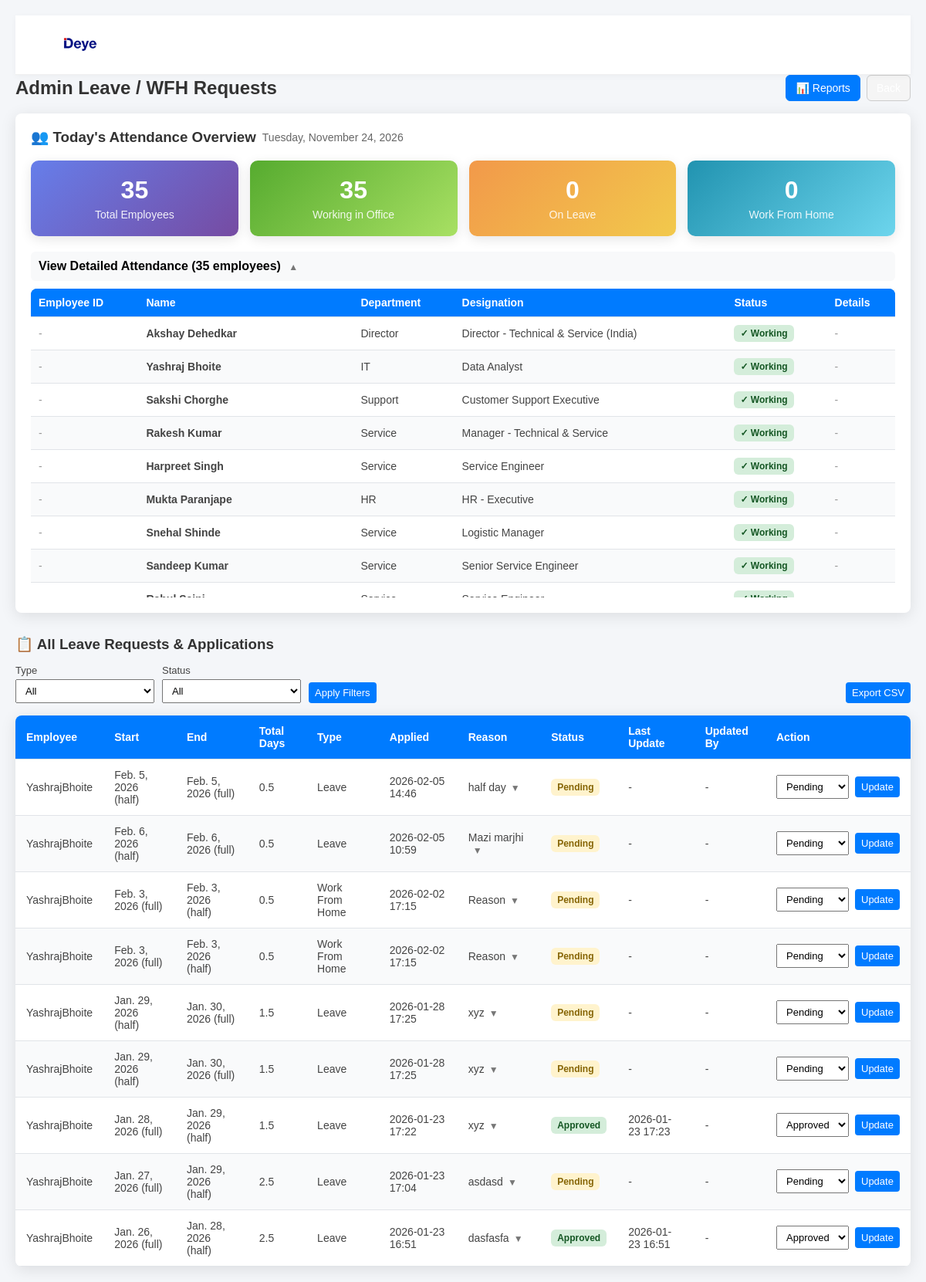
/leave/admin/ (signed in), run on an earlier commit of the app's database.
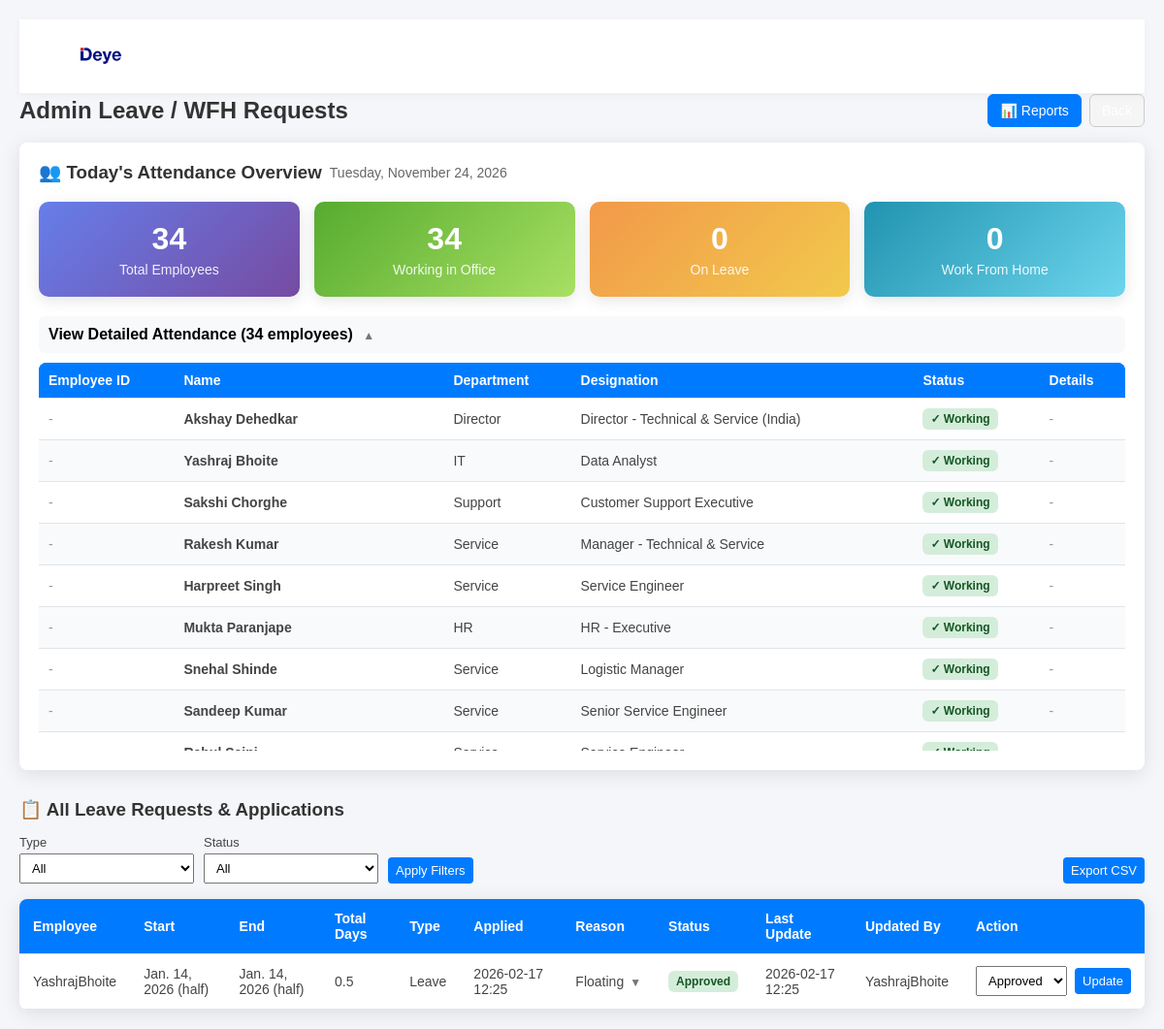
And on a later commit of the database.
### forms/models.py (models this page shows, shortened)
class UserProfile(models.Model):
    user = models.OneToOneField(User, on_delete=models.CASCADE, related_name='profile')
    employee_id = models.CharField(max_length=50, blank=True, help_text="Employee ID/Number")
    profile_photo = models.ImageField(upload_to='profile_photos/', blank=True, null=True, help_text="Profile Photo")
    date_of_birth = models.DateField(null=True, blank=True)
    joining_date = models.DateField(null=True, blank=True, help_text="Date of Joining")
    phone = models.CharField(max_length=15, blank=True)
    department = models.CharField(max_length=100, blank=True)
    designation = models.CharField(max_length=255, blank=True)
    manager = models.ForeignKey(User, on_delete=models.SET_NULL, null=True, blank=True, related_name='team_members', help_text="Manager of this user")
    location = models.CharField(max_length=255, blank=True)
    region = models.CharField(max_length=100, blank=True, help_text="Region/Territory")
    is_active = models.BooleanField(default=True, help_text="Is employee currently active")

class LeaveRequest(models.Model):
    LEAVE_STATUS_CHOICES = [
        ('pending', 'Pending'),
        ('approved', 'Approved'),
        ('rejected', 'Rejected'),
    ]
    LEAVE_TYPE_CHOICES = [
        ('leave', 'Leave'),
        ('wfh', 'Work From Home'),
    ]
    DAY_PORTION_CHOICES = [
        ('full', 'Full Day'),
        ('half', 'Half Day'),
    ]
    user = models.ForeignKey(User, on_delete=models.CASCADE)
    leave_type = models.CharField(max_length=20, choices=LEAVE_TYPE_CHOICES)
    start_date = models.DateField()
    end_date = models.DateField()
    start_breakdown = models.CharField(max_length=10, choices=DAY_PORTION_CHOICES, default='full')
    end_breakdown = models.CharField(max_length=10, choices=DAY_PORTION_CHOICES, default='full')
    reason = models.TextField(blank=True)
    status = models.CharField(max_length=20, choices=LEAVE_STATUS_CHOICES, default='pending')
    total_days = models.FloatField(default=0.0)
    applied_at = models.DateTimeField(auto_now_add=True)
    status_changed_at = models.DateTimeField(blank=True, null=True)
    status_changed_by = models.ForeignKey(User, on_delete=models.SET_NULL, null=True, blank=True, related_name='updated_leaves')

### forms/views.py (the view)
# urls.py: path('leave/admin/', views.leave_admin, name='leave_admin'),
@login_required
@user_passes_test(_is_admin)
def leave_admin(request):
    from django.contrib.auth.models import User
    leaves = LeaveRequest.objects.select_related('user', 'status_changed_by').order_by('-applied_at')
    status_filter = request.GET.get('status')
    type_filter = request.GET.get('type')
    if status_filter:
        leaves = leaves.filter(status=status_filter)
    if type_filter:
        leaves = leaves.filter(leave_type=type_filter)
    today = date.today()
    all_employees = User.objects.filter(is_active=True).select_related('profile')
    leaves_today = LeaveRequest.objects.filter(
        user__in=all_employees,
        status='approved',
        start_date__lte=today,
        end_date__gte=today
    ).select_related('user')
    leave_map = {leave.user.id: leave for leave in leaves_today}
    team_status = []
    for employee in all_employees:
        leave_today = leave_map.get(employee.id)
        if leave_today:
            if leave_today.leave_type == 'wfh':
                status = 'wfh'
                status_display = 'Work From Home'
                status_class = 'info'
            else:
                status = 'on_leave'
                status_display = 'On Leave'
                status_class = 'warning'
        else:
            status = 'working'
            status_display = 'Working'
            status_class = 'success'
        team_status.append({
            'user': employee,
            'status': status,
            'status_display': status_display,
            'status_class': status_class,
            'leave': leave_today
        })
    total_employees = len(team_status)
    working_count = sum(1 for t in team_status if t['status'] == 'working')
    on_leave_count = sum(1 for t in team_status if t['status'] == 'on_leave')
    wfh_count = sum(1 for t in team_status if t['status'] == 'wfh')
    return render(request, 'leave/admin_leave_list.html', {
        'leaves': leaves,
        'status_filter': status_filter or '',
        'type_filter': type_filter or '',
        'team_status': team_status,
        'total_employees': total_employees,
        'working_count': working_count,
        'on_leave_count': on_leave_count,
        'wfh_count': wfh_count,
        'today': today,
    })

### forms/views.py (called while the page is built)
def _is_admin(user):
    return user.is_authenticated and user.is_staff

### forms/templates/leave/admin_leave_list.html (shortened to what the changed rows need)
{% load static %}
<!DOCTYPE html>
<html lang="en">
<head>
</head>
<body>
    <div style="display:flex; justify-content:space-between; align-items:center; margin-bottom:16px;">
        <h2 style="margin:0;">Admin Leave / WFH Requests</h2>
    </div>
    <div style="background: white; padding: 20px; border-radius: 8px; margin-bottom: 20px; box-shadow: 0 4px 20px rgba(0,0,0,0.1);">
        <div style="display: grid; grid-template-columns: repeat(auto-fit, minmax(200px, 1fr)); gap: 15px; margin-bottom: 20px;">
            <div style="background: linear-gradient(135deg, #667eea 0%, #764ba2 100%); color: white; padding: 20px; border-radius: 10px; text-align: center; box-shadow: 0 4px 15px rgba(0, 0, 0, 0.1);">
                <div style="font-size: 32px; font-weight: bold; margin-bottom: 5px;">{{ total_employees }}</div>
                <div style="font-size: 14px; opacity: 0.9;">Total Employees</div>
            </div>
            <div style="background: linear-gradient(135deg, #56ab2f 0%, #a8e063 100%); color: white; padding: 20px; border-radius: 10px; text-align: center; box-shadow: 0 4px 15px rgba(0, 0, 0, 0.1);">
                <div style="font-size: 32px; font-weight: bold; margin-bottom: 5px;">{{ working_count }}</div>
                <div style="font-size: 14px; opacity: 0.9;">Working in Office</div>
            </div>
        </div>
        <details open>
            <summary style="cursor: pointer; font-weight: 600; padding: 10px; background: #f8f9fa; border-radius: 6px; margin-bottom: 10px;">
                View Detailed Attendance ({{ team_status|length }} employees)
            </summary>
            <div style="max-height: 400px; overflow-y: auto; margin-top: 10px;">
                <table style="width: 100%; border-collapse: collapse;">
                    <thead style="position: sticky; top: 0; background: #007bff; color: white; z-index: 10;">
                        <tr>
                            <th style="padding: 10px; text-align: left;">Employee ID</th>
                            <th style="padding: 10px; text-align: left;">Name</th>
                            <th style="padding: 10px; text-align: left;">Department</th>
                            <th style="padding: 10px; text-align: left;">Designation</th>
                            <th style="padding: 10px; text-align: left;">Status</th>
                            <th style="padding: 10px; text-align: left;">Details</th>
                        </tr>
                    </thead>
                    <tbody>
                        {% for member_status in team_status %}
                            <tr style="border-bottom: 1px solid #e1e4e8;">
                                <td style="padding: 10px;">
                                    {% if member_status.user.profile.employee_id %}
                                        {{ member_status.user.profile.employee_id }}
                                    {% else %}
                                        <span style="color: #999;">-</span>
                                    {% endif %}
                                </td>
                                <td style="padding: 10px;">
                                    <strong>{{ member_status.user.get_full_name|default:member_status.user.username }}</strong>
                                </td>
                                <td style="padding: 10px;">
                                    {% if member_status.user.profile.department %}
                                        {{ member_status.user.profile.department }}
                                    {% else %}
                                        <span style="color: #999;">-</span>
                                    {% endif %}
                                </td>
                                <td style="padding: 10px;">
                                    {% if member_status.user.profile.designation %}
                                        {{ member_status.user.profile.designation }}
                                    {% else %}
                                        <span style="color: #999;">-</span>
                                    {% endif %}
                                </td>
                                <td style="padding: 10px;">
                                    {% if member_status.status == 'working' %}
                                        <span class="badge" style="background-color: #d4edda; color: #155724;">✓ Working</span>
                                    {% elif member_status.status == 'on_leave' %}
                                        <span class="badge" style="background-color: #fff3cd; color: #856404;">⚠ On Leave</span>
                                    {% elif member_status.status == 'wfh' %}
                                        <span class="badge" style="background-color: #d1ecf1; color: #0c5460;">🏠 WFH</span>
                                    {% endif %}
                                </td>
                                <td style="padding: 10px;">
                                    {% if member_status.leave %}
                                        <div style="font-size: 12px; color: #666;">
                                            <strong>{{ member_status.leave.get_leave_type_display }}</strong><br>
                                            {{ member_status.leave.start_date|date:"d M" }} to {{ member_status.leave.end_date|date:"d M Y" }}
                                            {% if member_status.leave.reason %}
                                                <br>Reason: {{ member_status.leave.reason|truncatewords:10 }}
                                            {% endif %}
                                        </div>
                                    {% else %}
                                        <span style="color: #999;">-</span>
                                    {% endif %}
                                </td>
                            </tr>
                        {% endfor %}
                    </tbody>
                </table>
            </div>
        </details>
    </div>
    <table>
        <thead>
            <tr>
                <th>Employee</th>
                <th>Start</th>
                <th>End</th>
                <th>Total Days</th>
                <th>Type</th>
                <th>Applied</th>
                <th>Reason</th>
                <th>Status</th>
                <th>Last Update</th>
                <th>Updated By</th>
                <th>Action</th>
            </tr>
        </thead>
        <tbody>
            {% for leave in leaves %}
            <tr>
                <td>{{ leave.user.get_username }}</td>
                <td>{{ leave.start_date }} ({{ leave.start_breakdown }})</td>
                <td>{{ leave.end_date }} ({{ leave.end_breakdown }})</td>
                <td>{{ leave.total_days }}</td>
                <td>{{ leave.get_leave_type_display }}</td>
                <td>{{ leave.applied_at|date:"Y-m-d H:i" }}</td>
                <td>
                    {% if leave.reason %}
                        <details>
                            <summary>{{ leave.reason|truncatechars:40 }}</summary>
                        </details>
                    {% else %}
                        -
                    {% endif %}
                </td>
                <td>
                    <span class="badge {{ leave.status }}">
                        {{ leave.status|title }}
                    </span>
                </td>
                <td>{{ leave.status_changed_at|date:"Y-m-d H:i"|default:"-" }}</td>
                <td>
                    {% if leave.status_changed_by %}
                        {{ leave.status_changed_by.get_username }}
                    {% else %}
                        -
                    {% endif %}
                </td>
                <td>
                    <form method="post" action="{% url 'forms:update_leave_status' leave.id %}" class="inline">
                        <select name="status">
                            <option value="pending" {% if leave.status == 'pending' %}selected{% endif %}>Pending</option>
                            <option value="approved" {% if leave.status == 'approved' %}selected{% endif %}>Approved</option>
                        </select>
                        <button type="submit">Update</button>
                    </form>
                </td>
            </tr>
            {% empty %}
            <tr>
                <td colspan="11" style="text-align:center; padding:16px;">
                    No leave requests
                </td>
            </tr>
            {% endfor %}
        </tbody>
    </table>
</body>
</html>

What changed in the data, as far as the page shows it:
removed LeaveRequest: user.get_username "YashrajBhoite", start_date "Feb. 5, 2026", start_breakdown "half", end_date "Feb. 5, 2026", end_breakdown "full", total_days "0.5", leave_type "Leave", applied_at "2026-02-05 14:46", reason "half day", status "Pending", status_changed_at "-"
removed LeaveRequest: user.get_username "YashrajBhoite", start_date "Feb. 6, 2026", start_breakdown "half", end_date "Feb. 6, 2026", end_breakdown "full", total_days "0.5", leave_type "Leave", applied_at "2026-02-05 10:59", reason "Mazi marjhi", status "Pending", status_changed_at "-"
removed LeaveRequest: user.get_username "YashrajBhoite", start_date "Feb. 3, 2026", start_breakdown "full", end_date "Feb. 3, 2026", end_breakdown "half", total_days "0.5", leave_type "Work From Home", applied_at "2026-02-02 17:15", reason "Reason", status "Pending", status_changed_at "-"
removed LeaveRequest: user.get_username "YashrajBhoite", start_date "Feb. 3, 2026", start_breakdown "full", end_date "Feb. 3, 2026", end_breakdown "half", total_days "0.5", leave_type "Work From Home", applied_at "2026-02-02 17:15", reason "Reason", status "Pending", status_changed_at "-"
removed LeaveRequest: user.get_username "YashrajBhoite", start_date "Jan. 29, 2026", start_breakdown "half", end_date "Jan. 30, 2026", end_breakdown "full", total_days "1.5", leave_type "Leave", applied_at "2026-01-28 17:25", reason "xyz", status "Pending", status_changed_at "-"
removed LeaveRequest: user.get_username "YashrajBhoite", start_date "Jan. 29, 2026", start_breakdown "half", end_date "Jan. 30, 2026", end_breakdown "full", total_days "1.5", leave_type "Leave", applied_at "2026-01-28 17:25", reason "xyz", status "Pending", status_changed_at "-"
removed LeaveRequest: user.get_username "YashrajBhoite", start_date "Jan. 28, 2026", start_breakdown "full", end_date "Jan. 29, 2026", end_breakdown "half", total_days "1.5", leave_type "Leave", applied_at "2026-01-23 17:22", reason "xyz", status "Approved", status_changed_at "2026-01-23 17:23"
removed LeaveRequest: user.get_username "YashrajBhoite", start_date "Jan. 27, 2026", start_breakdown "full", end_date "Jan. 29, 2026", end_breakdown "half", total_days "2.5", leave_type "Leave", applied_at "2026-01-23 17:04", reason "asdasd", status "Pending", status_changed_at "-"
removed LeaveRequest: user.get_username "YashrajBhoite", start_date "Jan. 26, 2026", start_breakdown "full", end_date "Jan. 28, 2026", end_breakdown "half", total_days "2.5", leave_type "Leave", applied_at "2026-01-23 16:51", reason "dasfasfa", status "Approved", status_changed_at "2026-01-23 16:51"
added LeaveRequest: user.get_username "YashrajBhoite", start_date "Jan. 14, 2026", start_breakdown "half", end_date "Jan. 14, 2026", end_breakdown "half", total_days "0.5", leave_type "Leave", applied_at "2026-02-17 12:25", reason "Floating", status "Approved", status_changed_at "2026-02-17 12:25", status_changed_by.get_username "YashrajBhoite"
Also different on the page:
{{ total_employees }}: "35" → "34"
{{ working_count }}: "35" → "34"
{{ team_status|length }}: "35" → "34"
